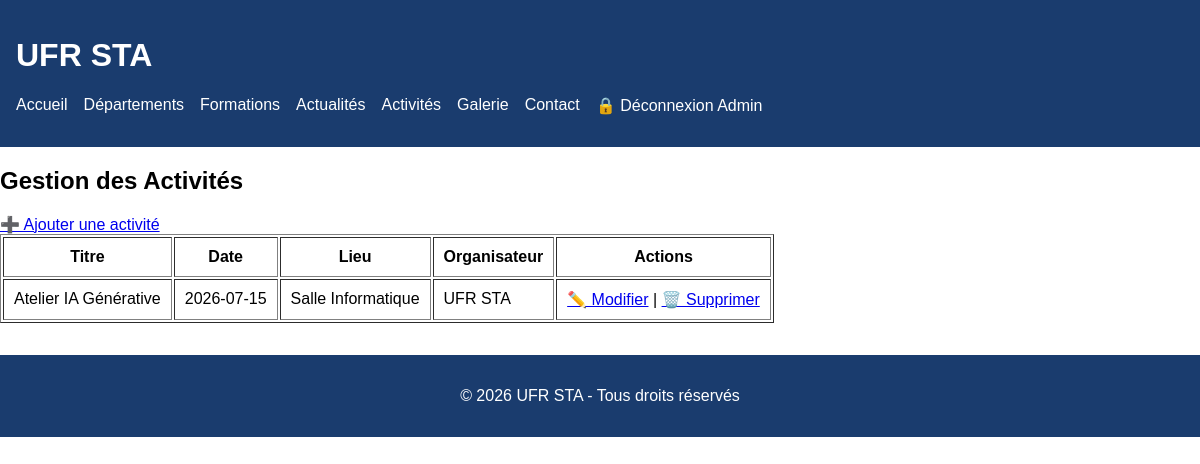
Page /admin/activites (signed in) on the committed database.
### app.py (models this page shows)
class Activite(db.Model):
    id = db.Column(db.Integer, primary_key=True)
    titre = db.Column(db.String(200), nullable=False)
    date = db.Column(db.String(50), nullable=False)
    lieu = db.Column(db.String(200), nullable=False)
    organisateur = db.Column(db.String(200), nullable=False)
    description = db.Column(db.Text, nullable=False)
    photos = db.Column(db.String(500), nullable=True)

### app.py (the view)
@app.route('/admin/activites')
@connexion_requise
def admin_activites():
    toutes_activites = Activite.query.all()
    return render_template('admin/activites_liste.html', activites=toutes_activites)

### app.py (called while the page is built)
def connexion_requise(f):
    @wraps(f)
    def fonction_protegee(*args, **kwargs):
        if not session.get('admin_connecte'):
            return redirect(url_for('admin_login'))
        return f(*args, **kwargs)
    return fonction_protegee

### templates/admin/activites_liste.html (shortened to what this page needs)
{% extends "base.html" %}
{% block contenu %}
<h2>Gestion des Activités</h2>
<a href="{{ url_for('admin_ajouter_activite') }}">➕ Ajouter une activité</a>
<table border="1" cellpadding="10">
    <tr>
        <th>Titre</th>
        <th>Date</th>
        <th>Lieu</th>
        <th>Organisateur</th>
        <th>Actions</th>
    </tr>
    {% for activite in activites %}
    <tr>
        <td>{{ activite.titre }}</td>
        <td>{{ activite.date }}</td>
        <td>{{ activite.lieu }}</td>
        <td>{{ activite.organisateur }}</td>
        <td>
            <a href="{{ url_for('admin_modifier_activite', id=activite.id) }}">✏️ Modifier</a>
            |
            <a href="{{ url_for('admin_supprimer_activite', id=activite.id) }}" onclick="return confirm('Supprimer cette activité ?')">🗑️ Supprimer</a>
        </td>
    </tr>
    {% endfor %}
</table>
{% endblock %}

### static/css/style.css (style rules this page uses)
body { font-family: Arial, sans-serif; margin: 0; padding: 0; }

### rows in the picture
Activite: titre "Atelier IA Générative", date "2026-07-15", lieu "Salle Informatique", organisateur "UFR STA"
